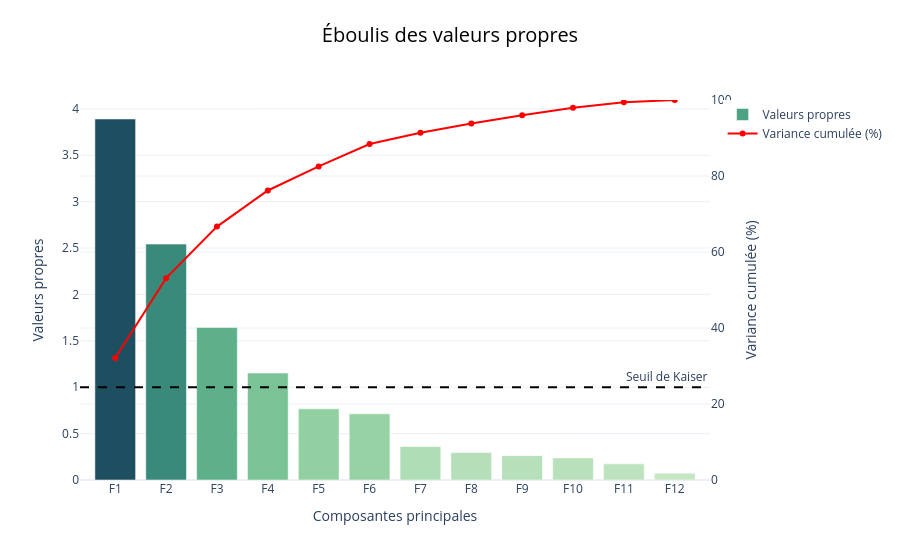

Notebook cell for this chart:
### Code cell
fig_eboulis = go.Figure()
fig_eboulis.add_trace(go.Bar(
    x=[f"F{i+1}" for i in range(len(features))], 
    y=valeurs_propres, 
    name="Valeurs propres",
    marker=dict(
        color=valeurs_propres,          
        colorscale='Blugrn',           
        showscale=False)
))
fig_eboulis.add_trace(go.Scatter(
    x=[f"F{i+1}" for i in range(len(features))],
    y=variance_cumulee,
    mode="lines+markers",
    name="Variance cumulée (%)",
    line=dict(color="red", width=2),
    yaxis="y2"
))
# Seuil de Kaiser
fig_eboulis.add_hline(
    y=1, 
    line_dash="dash", 
    line_color="black", 
    annotation_text="Seuil de Kaiser")

fig_eboulis.update_layout(
    template="plotly_white",
    xaxis_title="Composantes principales", 
    yaxis_title="Valeurs propres",
        yaxis2=dict(
        title="Variance cumulée (%)",
        overlaying="y",
        side="right",
        range=[0, 100]
    ),
    title=dict(
        text="Éboulis des valeurs propres",
        x=0.5,               
        xanchor="center",    
        y=0.95,              
        yanchor="top",       
        font=dict(size=20, color="black")),
        )

fig_eboulis.show()

### Figure 1 — Plotly figure (JSON) as saved in the notebook; plotly's stock layout.template omitted (floating-point values rounded to 4 significant figures)
{"data": [{"marker": {"color": [3.891, 2.542, 1.643, 1.152, 0.7666, 0.7128, 0.3609, 0.2956, 0.2626, 0.2384, 0.1741, 0.07302], "colorscale": [[0, "rgb(196, 230, 195)"], [0.1667, "rgb(150, 210, 164)"], [0.3333, "rgb(109, 188, 144)"], [0.5, "rgb(77, 162, 132)"], [0.6667, "rgb(54, 135, 122)"], [0.8333, "rgb(38, 107, 110)"], [1, "rgb(29, 79, 96)"]], "showscale": false}, "name": "Valeurs propres", "type": "bar", "x": ["F1", "F2", "F3", "F4", "F5", "F6", "F7", "F8", "F9", "F10", "F11", "F12"], "y": [3.891, 2.542, 1.643, 1.152, 0.7666, 0.7128, 0.3609, 0.2956, 0.2626, 0.2384, 0.1741, 0.07302]}, {"line": {"color": "red", "width": 2}, "mode": "lines+markers", "name": "Variance cumulée (%)", "type": "scatter", "x": ["F1", "F2", "F3", "F4", "F5", "F6", "F7", "F8", "F9", "F10", "F11", "F12"], "y": [32.12, 53.11, 66.68, 76.19, 82.52, 88.4, 91.38, 93.82, 95.99, 97.96, 99.4, 100.0], "yaxis": "y2"}], "layout": {"annotations": [{"showarrow": false, "text": "Seuil de Kaiser", "x": 1, "xanchor": "right", "xref": "x domain", "y": 1, "yanchor": "bottom", "yref": "y"}], "shapes": [{"line": {"color": "black", "dash": "dash"}, "type": "line", "x0": 0, "x1": 1, "xref": "x domain", "y0": 1, "y1": 1, "yref": "y"}], "title": {"font": {"color": "black", "size": 20}, "text": "Éboulis des valeurs propres", "x": 0.5, "xanchor": "center", "y": 0.95, "yanchor": "top"}, "xaxis": {"title": {"text": "Composantes principales"}}, "yaxis": {"title": {"text": "Valeurs propres"}}, "yaxis2": {"overlaying": "y", "range": [0, 100], "side": "right", "title": {"text": "Variance cumulée (%)"}}}}
